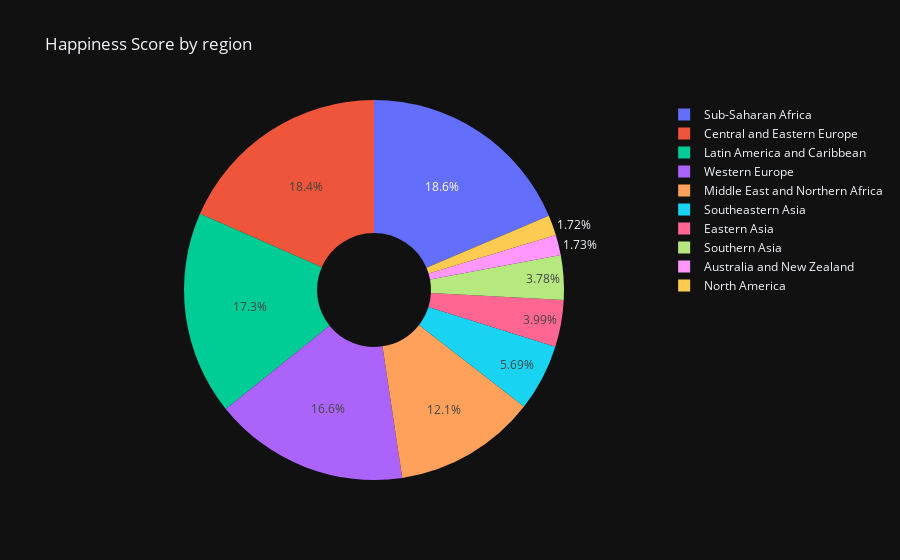

Notebook code cell kept with this figure:
### Code cell
fig2 = go.Figure()
fig2.add_trace(go.Pie(labels = df['Region'], values = df['Happiness Score'], hole = 0.3))
fig2.update_layout(title = 'Happiness Score by region')
fig2.show()

### Figure 1 — Plotly figure (JSON) as saved in the notebook; plotly's stock layout.template omitted (floating-point values rounded to 4 significant figures; data arrays with more than 128 entries replaced by an {"elided": "..."} marker saying what was removed)
{"data": [{"hole": 0.3, "labels": {"elided": "157 str values"}, "type": "pie", "values": {"elided": "157 float values"}}], "layout": {"title": {"text": "Happiness Score by region"}}}
